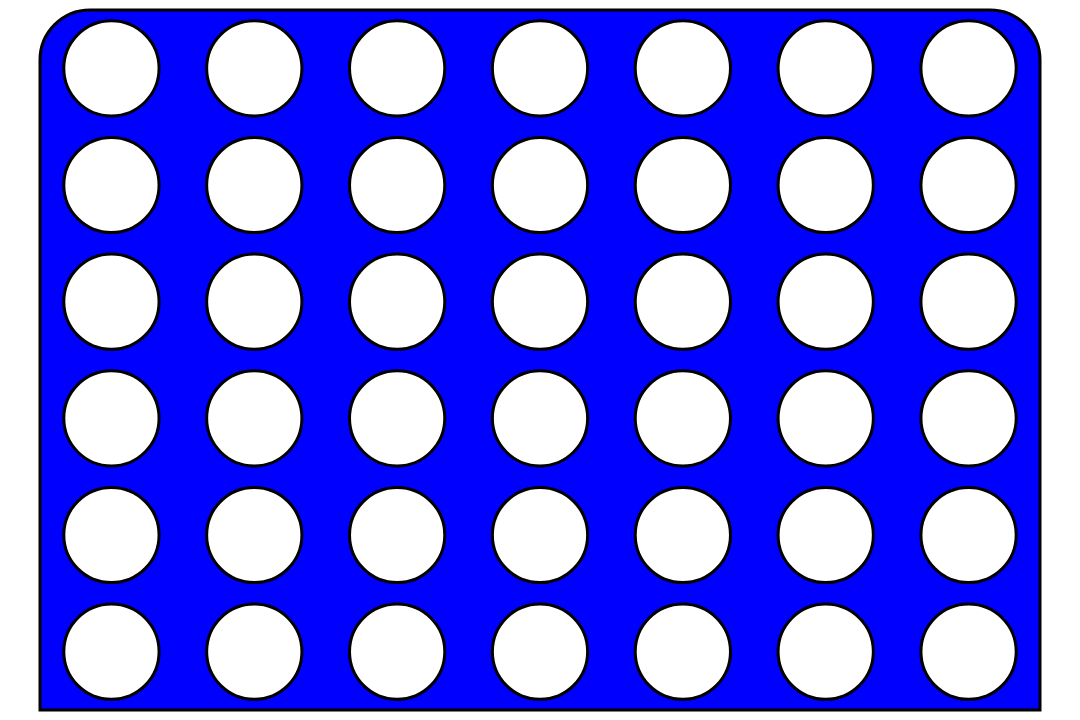
Frame 1 (no input)
Frame 60 (no input): identical to frame 1, image omitted
Frame 120 (the mouse pressed at the canvas centre since frame 60): identical to frame 1, image omitted

The p5.js sketch that drew this single still picture (run headless with seeded random() and noise() and a simulated clock; from frame 60 on, the mouse is pressed at the canvas centre):

// p5.js sketch
// ── sketch.js
// canvas
var WIDTH = 1080;
var HEIGHT = 720;

// game-logic
var gameOver = false;

// field
var fieldMarginTop = 10;
var fieldMarginLeft = 40;
var fieldHeight = HEIGHT - 2 * fieldMarginTop;
var fieldWidth = WIDTH - 2 * fieldMarginLeft;

// holes
var holeRowCount = 6;
var holeColumnCount = 7;
var holeWidth = fieldWidth / holeColumnCount;
var holeHeight = fieldHeight / holeRowCount;
var holeOffsetTop = holeHeight / 6;
var holeOffsetLeft = holeWidth / 6;
var holeRadius = holeWidth / 2 - holeOffsetLeft;

// player
var turnCount = 0;
var winner = "";

// holes and discs
var holes = [];
var discs = [];


function setup() {
  createCanvas(WIDTH, HEIGHT);
  initArrays();
  drawField();
  drawHoles();
}

function draw() {
  if(gameOver === true){
    clear();
    fill(0);
    textSize(40);
    text(winner.charAt(0).toUpperCase() + winner.slice(1) + " won the game!", 50, 100);
  }
}

function mousePressed(){
  for (var r=0; r<holeRowCount; r++){
    for (var c=0; c<holeColumnCount; c++){
      // distance between a hole-object and the mouse
      // d = sqrt(pow(abs(holes[r][c].x - mouseX), 2) + pow(abs(holes[r][c].y - mouseY), 2));
      d = dist(mouseX, mouseY, holes[r][c].x, holes[r][c].y);
      if (d <= holeRadius && (holes[r][c].row === holeRowCount || holes[r+1][c].isFilled === true) && holes[r][c].isFilled === false){
        holes[r][c].isFilled = true;
        // every second hole is filled red, the other are filled yellow
        if (turnCount % 2 === 0){
          holes[r][c].colored = "red";
        }
        else{
          holes[r][c].colored = "yellow";
        }
        turnCount++;
        drawHoles();
        updateDiscs();
        gameLogic();
      }
    }
  }
}

function initArrays(){
  for (var r=0; r<holeRowCount; r++){
      holes[r] = [];
      discs[r] = [];
      for (var c=0; c<holeColumnCount; c++){
          holes[r][c] = { x : fieldMarginLeft + holeWidth/2 + c*holeWidth,
                          y : fieldMarginTop + holeHeight/2 + r*holeHeight,
                          row : r + 1,
                          column : c + 1,
                          isFilled: false,
                          colored: 'white'};
          discs[r][c] = 0;
      }
  }
}

function drawField(){
  fill(0, 0, 255);
  strokeWeight(3);
  rect(fieldMarginLeft, fieldMarginTop, fieldWidth, fieldHeight, 50, 50, 0, 0);
}

function drawHoles(){
  for (var r=0; r<holeRowCount; r++){
    for (var c=0; c<holeColumnCount; c++){
      fill(holes[r][c].colored);
      ellipse(holes[r][c].x, holes[r][c].y, 2 * holeRadius, 2 * holeRadius);
    }
  }
}

function updateDiscs(){
  for (var r=0; r<holeRowCount; r++){
    for (var c=0; c<holeColumnCount; c++){
      switch(holes[r][c].colored){
        case 'white':
          discs[r][c] = 0;
          break;
        case 'red':
          discs[r][c] = 1;
          break;
        case 'yellow':
          discs[r][c] = 2;
          break;
      }
  }
}
}

function gameLogic(){
  // checks if there are 4 discs of the same color vertically
  for (var r=0; r<holeRowCount-3; r++){
    for (var c=0; c<holeColumnCount; c++){
      if (holes[r][c].isFilled === true &&
         (discs[r][c] === discs[r+1][c])&&
         (discs[r][c] === discs[r+2][c])&&
         (discs[r][c] === discs[r+3][c])){
        gameOver = true;
        winner = holes[r][c].colored;
      }
    }
  }
  // checks if there are 4 discs of the same color horizontally
  for (r=0; r<holeRowCount; r++){
    for (c=0; c<=holeColumnCount-4; c++){
      if (holes[r][c].isFilled === true &&
         (discs[r][c] === discs[r][c+1])&&
         (discs[r][c] === discs[r][c+2])&&
         (discs[r][c] === discs[r][c+3])){
        gameOver = true;
        winner = holes[r][c].colored;
      }
    }
  }
  // checks if there are 4 discs of the same color diagonally
  for (c=0; c<=holeColumnCount-4; c++){
    // check for left/top to right/bottom
    for (r=0; r<=holeRowCount-4; r++){
      if (holes[r][c].isFilled === true &&
         (discs[r][c] === discs[r+1][c+1])&&
         (discs[r][c] === discs[r+2][c+2])&&
         (discs[r][c] === discs[r+3][c+3])){
        gameOver = true;
        winner = holes[r][c].colored;
      }
    }
    // check for left/bottom to right/top
    for (r=holeRowCount-3; r<=holeRowCount-1; r++){
      if (holes[r][c].isFilled === true &&
         (discs[r][c] === discs[r-1][c+1])&&
         (discs[r][c] === discs[r-2][c+2])&&
         (discs[r][c] === discs[r-3][c+3])){
        gameOver = true;
        winner = holes[r][c].colored;
      }
    }
  }
}
